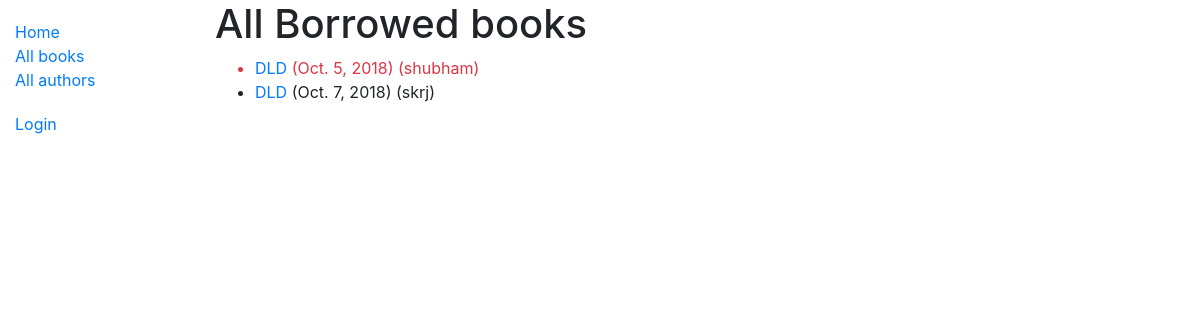
Before: /catalog/loanbooks/ with the older database file.
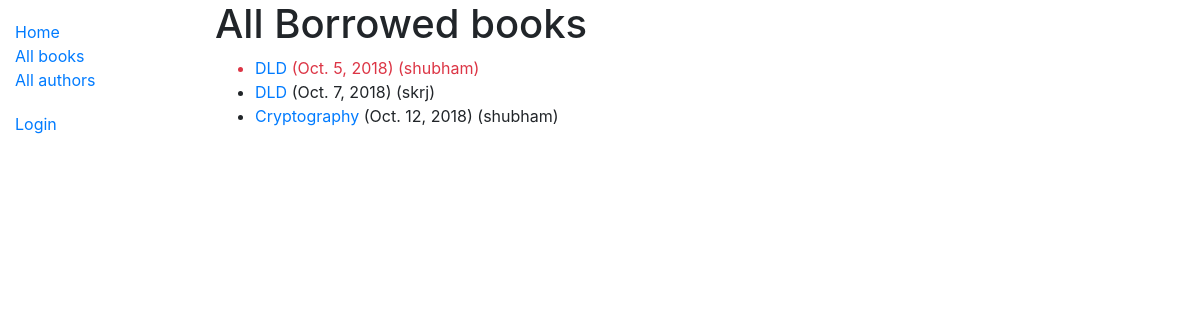
After: the same page with the newer database file.
### catalog/models.py (models this page shows, shortened)
class BookInstance(models.Model):
    id = models.UUIDField(primary_key=True, default=uuid.uuid4, help_text='Unique ID for this particular book across whole library')
    book = models.ForeignKey(Book, on_delete=models.SET_NULL, null=True)
    imprint = models.CharField(max_length=200)
    due_back = models.DateField(null=True, blank=True)
    borrower = models.ForeignKey(User, on_delete=models.SET_NULL, null=True, blank = True)
    LOAN_STATUS = (
        ('m', 'Maintenance'),
        ('o', 'On loan'),
        ('a', 'Available'),
        ('r', 'Reserved'),
    )
    status = models.CharField(
        max_length=1,
        choices=LOAN_STATUS,
        blank=True,
        default='m',
        help_text='Book availability',
    )
    class Meta:
        ordering = ['due_back']
        permissions = (("can_mark_returned", "Set book as returned"),)
    @property
    def is_overdue(self):
        if self.due_back and date.today() > self.due_back:
            return True
        return False

class Book(models.Model):
    title = models.CharField(max_length=200)
    author = models.ForeignKey('Author', on_delete=models.SET_NULL, null=True)
    summary = models.TextField(max_length=1000, help_text='Enter a brief description of the book')
    isbn = models.CharField('ISBN', max_length=13, help_text='13 Character <a href="https://www.isbn-international.org/content/what-isbn">ISBN number</a>')
    genre = models.ManyToManyField(Genre, help_text='Select a genre for this book')
    language = models.ForeignKey('Language', on_delete=models.SET_NULL, null= True)

### catalog/views.py (the view)
class LoanedBooksByAllUserListView(ListView):
    model = BookInstance
    template_name ='catalog/Book/bookinstance_list_all_borrowed_user.html'
    paginate_by = 10
    def get_queryset(self):
        return BookInstance.objects.filter(status__exact = 'o').order_by('due_back')

### catalog/templates/catalog/Book/bookinstance_list_all_borrowed_user.html
{% extends "base_generic.html" %}
{% block content %}
    <h1>All Borrowed books</h1>
    {% if bookinstance_list %}
    <ul>
      {% for bookinst in bookinstance_list %}
      <li class="{% if bookinst.is_overdue %}text-danger{% endif %}">
        <a href="{% url 'book-detail' bookinst.book.pk %}">{{bookinst.book.title}}</a> ({{ bookinst.due_back }}) ({{ bookinst.borrower}})
      </li>
      {% endfor %}
    </ul>
    {% else %}
      <p>There are no books borrowed.</p>
    {% endif %}
{% endblock %}

Changed rows visible on the page:
now on this page (row edited): BookInstance: book "Cryptography", due_back "Oct. 12, 2018", borrower "shubham"
